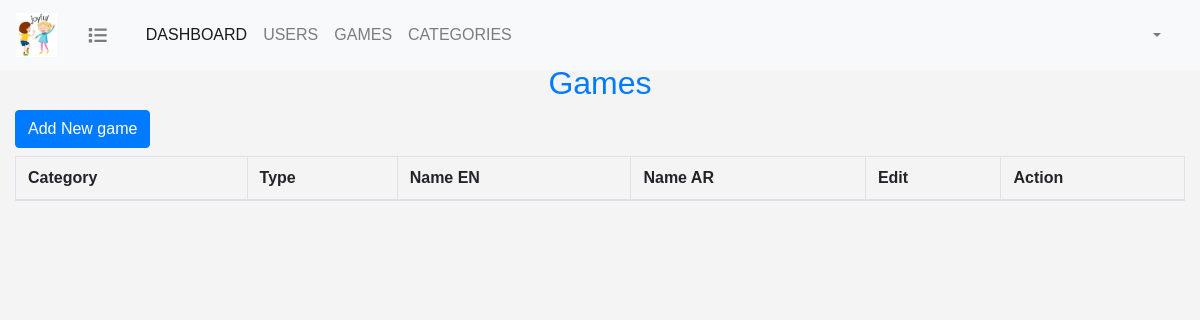
Page /games/index.php on the earlier database version.
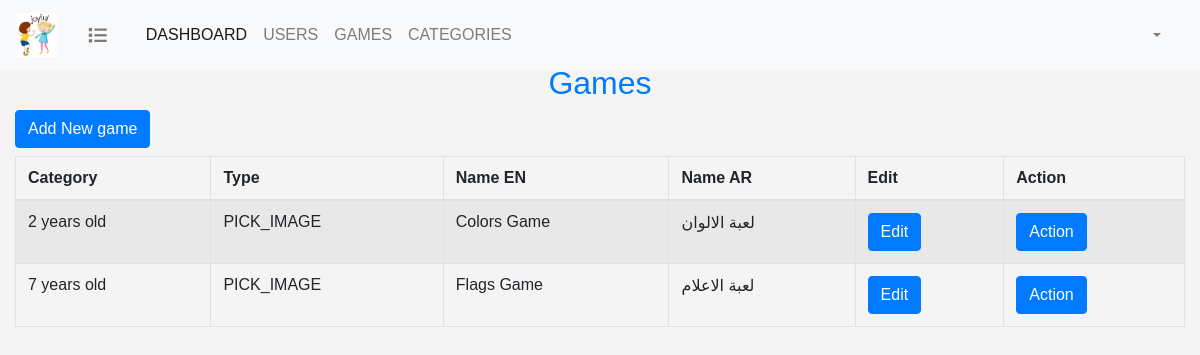
Same page on the later database version.
### tables this page shows
CREATE TABLE `games` (
  `id` int(11) NOT NULL,
  `user_id` int(11) NOT NULL,
  `type` enum('TEXT_QUESTIONS','PICK_IMAGE') NOT NULL,
  `name_en` varchar(100) NOT NULL,
  `name_ar` varchar(100) NOT NULL,
  `category_id` int(11) NOT NULL,
  `image` varchar(255) NOT NULL,
  `sound` varchar(255) NOT NULL,
  `is_active` tinyint(1) NOT NULL DEFAULT 1
);

CREATE TABLE `categories` (
  `category_id` int(11) NOT NULL,
  `name_en` varchar(100) NOT NULL,
  `name_ar` varchar(100) NOT NULL
);

### games/classes/Game.php (called while the page is built, shortened)
<?php
include(__DIR__ . '/../../db_connect.php');
class Game
{
    static function listGames($user_id = null){
        global $con;
        $where = '';
        $params = [];
        $query = "SELECT games.* , categories.name_en as category_en , categories.name_ar as category_ar
                  FROM games
                  JOIN categories on categories.category_id = games.category_id
                  $where";
        $statement = $con->prepare($query);
        $statement->execute($params);
        $game = $statement->fetchAll(PDO::FETCH_ASSOC);
        return $game;
    }
}

### games/index.php (the view, shortened to what this page needs)
<?php
include './classes/Game.php';
$games = Game::listGames($_SESSION['user_id']);
?>
<html>
<head>
    <?php include "../include/header.php";?>
    <link rel="stylesheet" href="games.css">
</head>
<body>
<?php include "../include/navbar.php"?>
<div class="container-fluid pt-5">
    <h2 class="text-primary text-center mt-3">Games</h2>
    <a href="add_game.php" class="btn btn-primary mb-2">Add New game</a>
    <table id="categories_table" class="table table-bordered table-striped">
        <thead>
        <tr>
            <th scope="col">Category</th>
            <th scope="col">Type</th>
            <th scope="col">Name EN</th>
            <th scope="col">Name AR</th>
            <th scope="col">Edit</th>
            <th scope="col">Action</th>
        </tr>
        </thead>
        <tbody>
          <?php
          foreach($games as $game)
          { ?>
               <tr>
               <td><?=$game['category_en']?></td>
               <td><?=$game['type']?></td>
               <td><?=$game['name_en']?></td>
               <td><?=$game['name_ar']?></td>
               <td>
                   <a href="add_game.php?game_id=<?=$game['id']?>" class="btn btn-primary">Edit</a>
               </td>
               <td>
                   <a href="add_game.php?category_id=<?=$game['id']?>" class="btn btn-primary">Action</a>
               </td>
              </tr>
          <?php }?>
        </tbody>
    </table>
</div>
</body>
</html>

### include/header.php (shortened to what this page needs)
<link rel="stylesheet" href="../assets/css/bootstrap.min.css"/>
<link rel="stylesheet" href="https://cdn.datatables.net/1.10.20/css/dataTables.bootstrap4.min.css"/>
<link rel="stylesheet" href="../assets/fonts/css/all.css" />
<link rel="stylesheet" href="../assets/css/main.css"/>

### include/navbar.php (shortened to what this page needs)
<nav class="navbar navbar-expand-lg navbar-light bg-light fixed-top">
    <a class="navbar-brand" href="../dashboard/index.php">
        <img src="../include/upload/logo.jpg" width="45" height="45" alt="logo" class="img-fluid"/>
    </a>
    <a class="nav-link dashboard-list close" href="#"><i class="fas fa-list fa-xs"></i></a>
    <div class="container">
        <div class="collapse navbar-collapse" id="navbarSupportedContent">
            <ul class="navbar-nav mr-auto">
                <li class="nav-item active">
                    <a class="nav-link dashboard-link" href="../dashboard">DASHBOARD <span class="sr-only">(current)</span></a>
                </li>
                    <li class="nav-item">
                        <a class="nav-link" href="../users">USERS</a>
                    </li>
                <li class="nav-item">
                    <a class="nav-link" href="../games">GAMES</a>
                </li>
                <li class="nav-item">
                    <a class="nav-link" href="../categories">CATEGORIES</a>
                </li>
            </ul>
            <ul class="navbar-nav ml-auto">
                <li class="nav-item dropdown">
                    <a class="nav-link dropdown-toggle" href="#" id="navbarDropdown" role="button" data-toggle="dropdown" aria-haspopup="true" aria-expanded="false">
                    </a>
                </li>
            </ul>
        </div>
    </div>
</nav>

### assets/css/main.css (style rules this page uses)
* { margin: 0; padding: 0; -webkit-box-sizing:border-box; -moz-box-sizing:border-box; box-sizing:border-box; }
body { font-family: arial,tohama; margin:0; padding:0; background-color:#f4f4f4; }
ul { list-style: none; }

Differences in the rows shown:
added games: category.name_en "2 years old", type "PICK_IMAGE", name_en "Colors Game", name_ar "لعبة الالوان"
added games: category.name_en "7 years old", type "PICK_IMAGE", name_en "Flags Game", name_ar "لعبة الاعلام"
